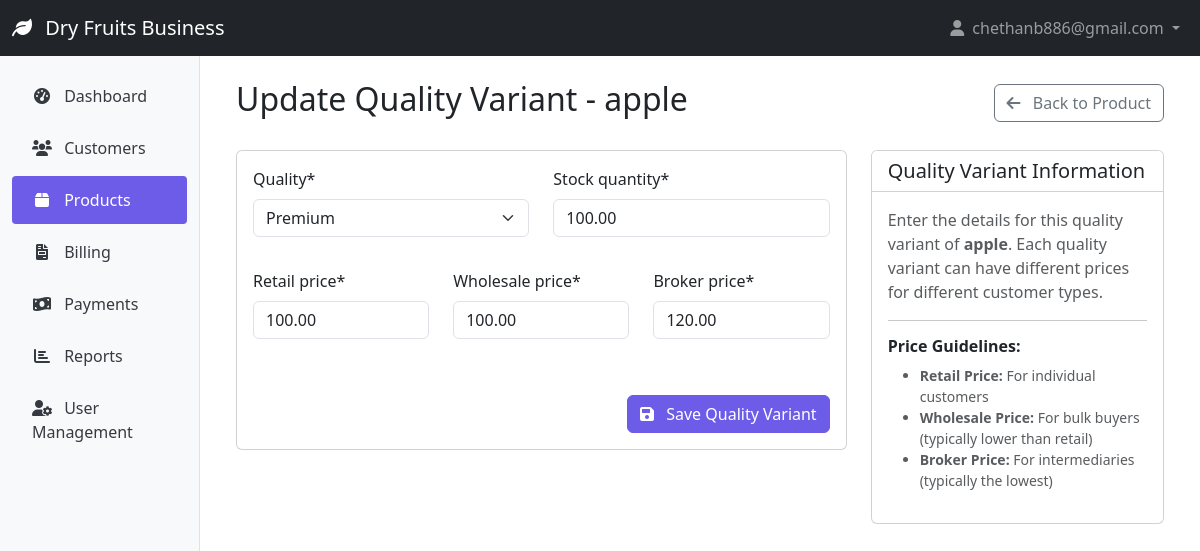
The page /products/quality/1/update/ (signed in) on the database its author committed.
### authentication/models.py (models this page shows, shortened)
class User(AbstractUser):
    ROLE_CHOICES = (
        ('admin', 'Admin'),
        ('executive', 'Executive'),
    )
    username = None
    email = models.EmailField('Email address', unique=True)
    role = models.CharField(max_length=20, choices=ROLE_CHOICES, default='executive')
    groups = models.ManyToManyField(
        'auth.Group',
        verbose_name='groups',
        blank=True,
        help_text='The groups this user belongs to.',
        related_name='custom_user_set',  # Add this line
        related_query_name='custom_user',
    )
    user_permissions = models.ManyToManyField(
        'auth.Permission',
        verbose_name='user permissions',
        blank=True,
        help_text='Specific permissions for this user.',
        related_name='custom_user_set',  # Add this line
        related_query_name='custom_user',
    )
    USERNAME_FIELD = 'email'
    REQUIRED_FIELDS = []
    objects = UserManager()
    @property
    def is_admin(self):
        return self.role == 'admin'

### products/models.py (models this page shows, shortened)
class ProductQuality(models.Model):
    QUALITY_CHOICES = (
        ('premium', 'Premium'),
        ('standard', 'Standard'),
        ('economy', 'Economy'),
    )
    product = models.ForeignKey(Product, on_delete=models.CASCADE, related_name='qualities')
    quality = models.CharField(max_length=20, choices=QUALITY_CHOICES)
    retail_price = models.DecimalField(max_digits=10, decimal_places=2)
    wholesale_price = models.DecimalField(max_digits=10, decimal_places=2)
    broker_price = models.DecimalField(max_digits=10, decimal_places=2)
    stock_quantity = models.DecimalField(max_digits=10, decimal_places=2, default=0)
    created_at = models.DateTimeField(auto_now_add=True)
    updated_at = models.DateTimeField(auto_now=True)
    class Meta:
        unique_together = ('product', 'quality')
        verbose_name_plural = 'Product Qualities'

class Product(models.Model):
    name = models.CharField(max_length=100)
    description = models.TextField(blank=True, null=True)
    image_url = models.URLField(max_length=500, blank=True, null=True, help_text="URL to product image")
    created_at = models.DateTimeField(auto_now_add=True)
    updated_at = models.DateTimeField(auto_now=True)
    class Meta:
        ordering = ['name']

### products/views.py (the view)
# urls.py: path('quality/<int:pk>/update/', views.quality_update, name='quality_update'),
@login_required
@admin_required
def quality_update(request, pk):
    quality = get_object_or_404(ProductQuality, pk=pk)
    if request.method == 'POST':
        form = ProductQualityForm(request.POST, instance=quality)
        if form.is_valid():
            form.save()
            messages.success(request, 'Quality variant updated successfully!')
            return redirect('product_detail', pk=quality.product.pk)
    else:
        form = ProductQualityForm(instance=quality)
    return render(request, 'products/quality_form.html', {
        'form': form,
        'title': f'Update Quality Variant - {quality.product.name}',
        'product': quality.product,
        'quality': quality,
    })

### products/forms.py
class ProductQualityForm(forms.ModelForm):
    class Meta:
        model = ProductQuality
        fields = ['quality', 'retail_price', 'wholesale_price', 'broker_price', 'stock_quantity']
        widgets = {
            'retail_price': forms.NumberInput(attrs={'step': '0.01', 'min': '0'}),
            'wholesale_price': forms.NumberInput(attrs={'step': '0.01', 'min': '0'}),
            'broker_price': forms.NumberInput(attrs={'step': '0.01', 'min': '0'}),
            'stock_quantity': forms.NumberInput(attrs={'step': '0.01', 'min': '0'})
        }

### templates/products/quality_form.html (shortened to what this page needs)
{% extends 'base.html' %}
{% load crispy_forms_tags %}
{% block content %}
<div class="container-fluid">
    <div class="d-flex justify-content-between align-items-center mb-4">
        <h1 class="h2">{{ title }}</h1>
        <a href="{% url 'product_detail' product.id %}" class="btn btn-outline-secondary">
            <i class="fas fa-arrow-left me-2"></i> Back to Product
        </a>
    </div>
    <div class="row">
        <div class="col-md-8">
            <div class="card">
                <div class="card-body">
                    <form method="post">
                        <div class="row">
                            <div class="col-md-6 mb-3">
                                {{ form.quality|as_crispy_field }}
                            </div>
                            <div class="col-md-6 mb-3">
                                {{ form.stock_quantity|as_crispy_field }}
                            </div>
                        </div>
                        <div class="row">
                            <div class="col-md-4 mb-3">
                                {{ form.retail_price|as_crispy_field }}
                            </div>
                            <div class="col-md-4 mb-3">
                                {{ form.wholesale_price|as_crispy_field }}
                            </div>
                            <div class="col-md-4 mb-3">
                                {{ form.broker_price|as_crispy_field }}
                            </div>
                        </div>
                        <div class="d-grid gap-2 d-md-flex justify-content-md-end mt-4">
                            <button type="submit" class="btn btn-primary">
                                <i class="fas fa-save me-2"></i> Save Quality Variant
                            </button>
                        </div>
                    </form>
                </div>
            </div>
        </div>
        <div class="col-md-4">
            <div class="card">
                <div class="card-header bg-white">
                    <h5 class="mb-0">Quality Variant Information</h5>
                </div>
                <div class="card-body">
                    <p class="text-muted">
                        Enter the details for this quality variant of <strong>{{ product.name }}</strong>. Each quality variant can have different prices for different customer types.
                    </p>
                    <hr>
                    <h6 class="fw-bold">Price Guidelines:</h6>
                    <ul class="text-muted small">
                        <li><strong>Retail Price:</strong> For individual customers</li>
                        <li><strong>Wholesale Price:</strong> For bulk buyers (typically lower than retail)</li>
                        <li><strong>Broker Price:</strong> For intermediaries (typically the lowest)</li>
                    </ul>
                </div>
            </div>
        </div>
    </div>
</div>
{% endblock %}

### templates/base.html (shortened to what this page needs)
<!DOCTYPE html>
<html lang="en">
<head>
    <link href="https://cdn.jsdelivr.net/npm/bootstrap@5.3.0-alpha1/dist/css/bootstrap.min.css" rel="stylesheet">
    <link rel="stylesheet" href="https://cdnjs.cloudflare.com/ajax/libs/font-awesome/6.0.0/css/all.min.css">
</head>
<body>
    <nav class="navbar navbar-expand-lg navbar-dark bg-dark">
        <div class="container-fluid">
            <a class="navbar-brand" href="{% url 'dashboard' %}">
                <i class="fas fa-leaf me-2"></i>
                Dry Fruits Business
            </a>
            <div class="collapse navbar-collapse" id="navbarNav">
                <ul class="navbar-nav ms-auto">
                    {% if user.is_authenticated %}
                        <li class="nav-item dropdown">
                            <a class="nav-link dropdown-toggle" href="#" id="navbarDropdown" role="button" data-bs-toggle="dropdown">
                                <i class="fas fa-user me-1"></i> {{ user.get_full_name|default:user.email }}
                            </a>
                        </li>
                    {% else %}
                        <li class="nav-item">
                            <a class="nav-link" href="{% url 'login' %}">Login</a>
                        </li>
                    {% endif %}
                </ul>
            </div>
        </div>
    </nav>
    <div class="container-fluid">
        <div class="row">
            {% if user.is_authenticated %}
                <div class="col-md-3 col-lg-2 d-md-block sidebar collapse">
                    <div class="position-sticky pt-3">
                        <ul class="nav flex-column">
                            <li class="nav-item">
                                <a class="nav-link {% if request.path == '/' %}active{% endif %}" href="{% url 'dashboard' %}">
                                    <i class="fas fa-tachometer-alt"></i> Dashboard
                                </a>
                            </li>
                            <li class="nav-item">
                                <a class="nav-link {% if '/customers/' in request.path %}active{% endif %}" href="{% url 'customer_list' %}">
                                    <i class="fas fa-users"></i> Customers
                                </a>
                            </li>
                            <li class="nav-item">
                                <a class="nav-link {% if '/products/' in request.path %}active{% endif %}" href="{% url 'product_list' %}">
                                    <i class="fas fa-box"></i> Products
                                </a>
                            </li>
                            <li class="nav-item">
                                <a class="nav-link {% if '/billing/' in request.path %}active{% endif %}" href="{% url 'billing_list' %}">
                                    <i class="fas fa-file-invoice"></i> Billing
                                </a>
                            </li>
                            <li class="nav-item">
                                <a class="nav-link {% if '/payments/' in request.path %}active{% endif %}" href="{% url 'payment_list' %}">
                                    <i class="fas fa-money-bill-wave"></i> Payments
                                </a>
                            </li>
                            <li class="nav-item">
                                <a class="nav-link {% if '/reports/' in request.path %}active{% endif %}" href="{% url 'report_list' %}">
                                    <i class="fas fa-chart-bar"></i> Reports
                                </a>
                            </li>
                            {% if user.is_admin %}
                            <li class="nav-item">
                                <a class="nav-link {% if '/users/' in request.path %}active{% endif %}" href="{% url 'user_list' %}">
                                    <i class="fas fa-user-cog"></i> User Management
                                </a>
                            </li>
                            {% endif %}
                        </ul>
                    </div>
                </div>
                <main class="col-md-9 ms-sm-auto col-lg-10 px-md-4 content">
            {% else %}
                <main class="col-12 content">
            {% endif %}
                {% block content %}{% endblock %}
            </main>
        </div>
    </div>
</body>
</html>

### templates/base.html (style rules this page uses)
:root { --primary-color: #6c5ce7; --secondary-color: #a29bfe; --accent-color: #fd79a8; --light-color: #f8f9fa; --dark-color: #343a40; }
.sidebar { min-height: calc(100vh - 56px); background-color: var(--light-color); border-right: 1px solid #dee2e6; }
.sidebar .nav-link { color: var(--dark-color); padding: 0.75rem 1.25rem; border-radius: 0.25rem; margin-bottom: 0.25rem; }
.sidebar .nav-link.active { background-color: var(--primary-color); color: white; }
.sidebar .nav-link i { margin-right: 0.5rem; width: 1.25rem; text-align: center; }
.content { padding: 1.5rem; }
.btn-primary { background-color: var(--primary-color); border-color: var(--primary-color); }

### rows shown on the page
User: get_full_name "chethanb886@gmail.com"
ProductQuality: quality "Premium", stock_quantity "100.00", retail_price "100.00", wholesale_price "100.00", broker_price "120.00"
Product: name "apple"

### other values the page prints
{{ title }} "Update Quality Variant - apple"
